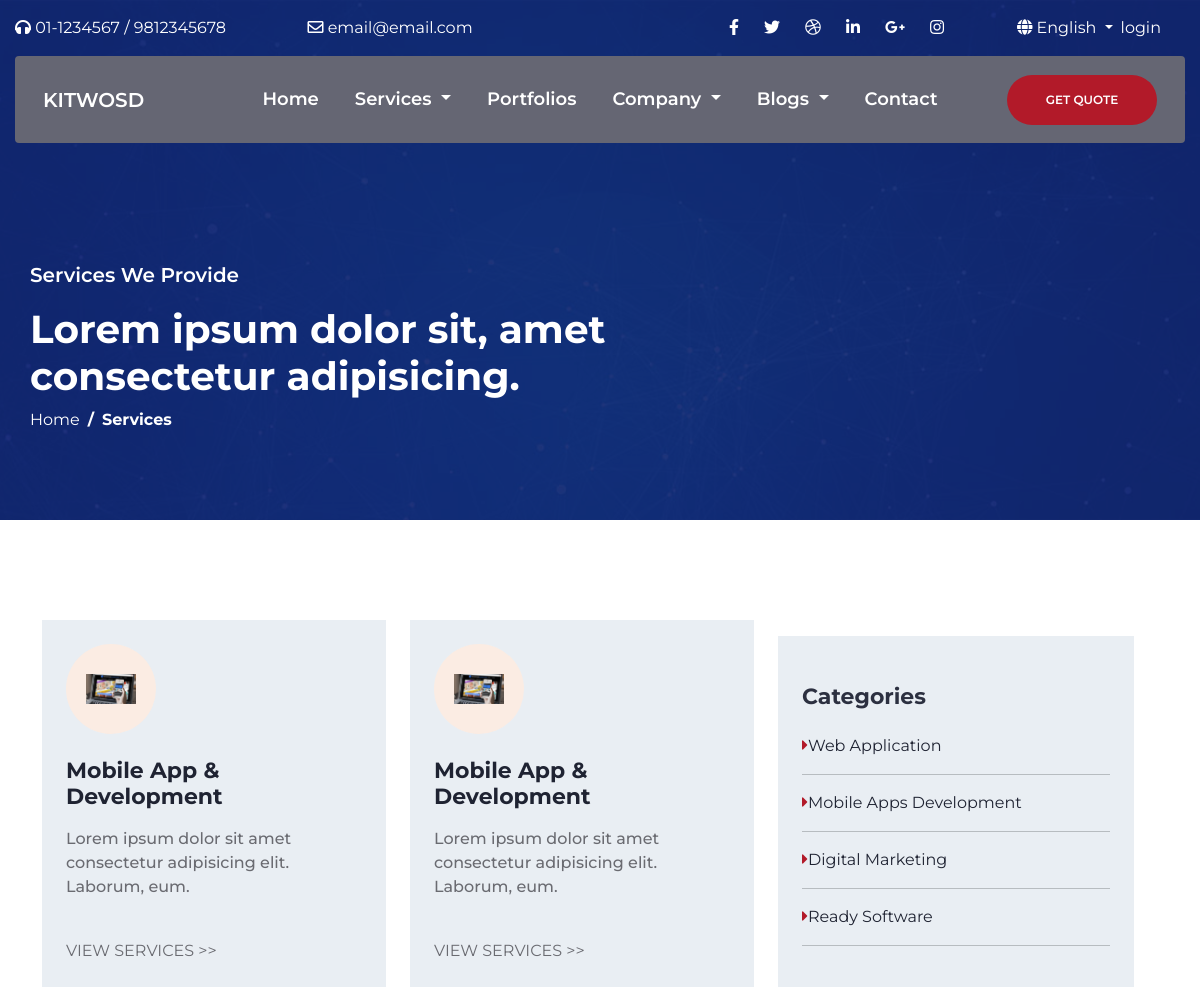
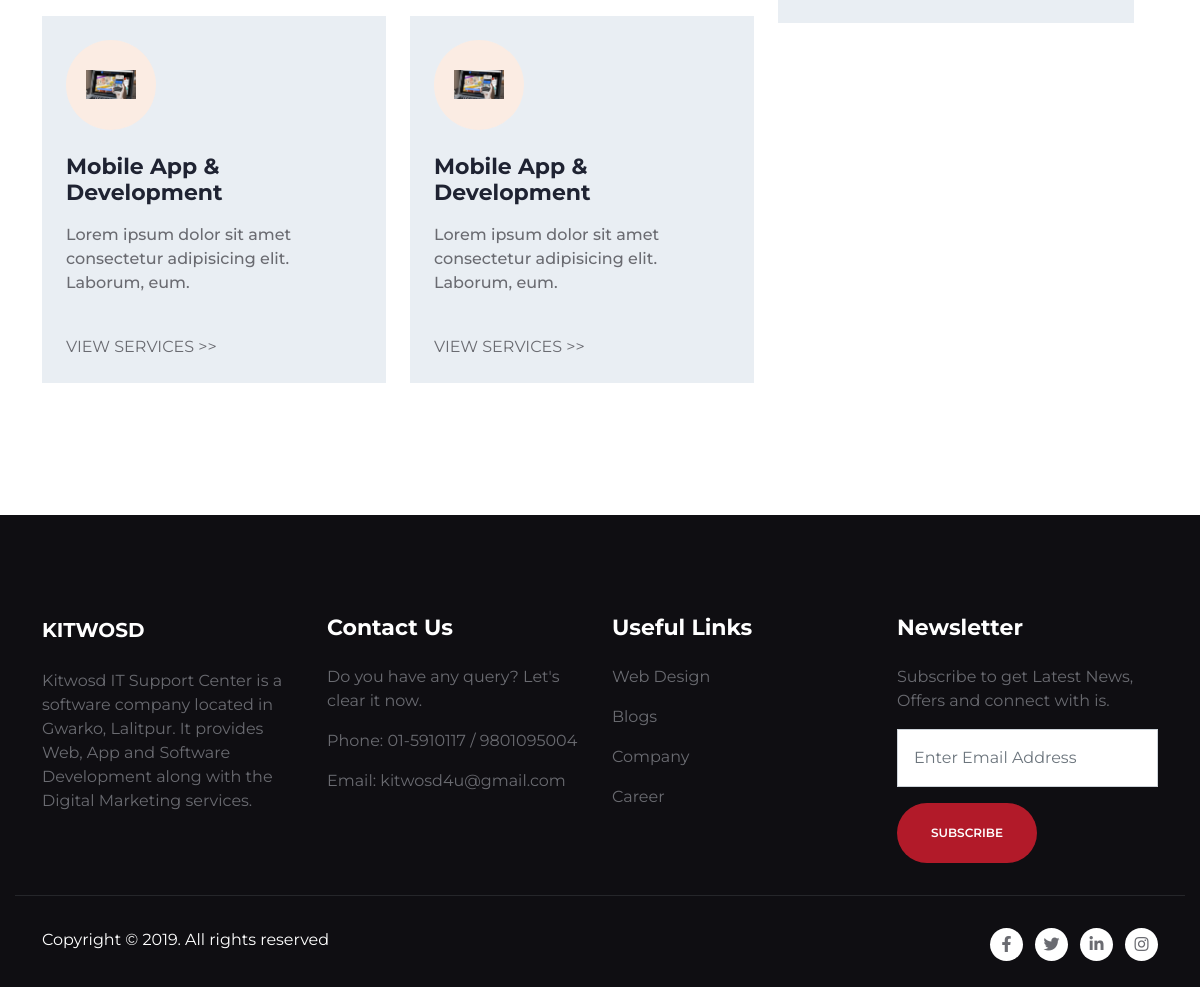
The app's page /service/ with its own data (2 pictures, top to bottom).
### app/models.py (models this page shows, shortened)
class Category(models.Model):
    name= models.CharField(max_length=100)
    created = models.DateTimeField(auto_now_add=True)
    category_slug = models.SlugField(max_length=50, blank=True)
    description = models.CharField(max_length=250, blank=True)
    image = models.ImageField(null=True, blank=True,upload_to='category/' ,default="default.jpg")
    def get_url(self):
        return reverse('project_by_category', args=[self.category_slug])

### app/views.py (the view)
# urls.py: path('service/', views.service, name='service'),
def service(request):
    return render(request, 'kitwosd/service.html')

### app/context_processors.py (called while the page is built)
def menu_links(request):
    links = Category.objects.all()
    return dict(links=links)

### templates/kitwosd/service.html (shortened to what this page needs)
{% extends 'base.html' %}
{% load static %}
{% block content %}
    <section class="hero_2">
        <div class="container">
            <div class="hero-content">
                <p class="custom-fs-20 custom-fw-600 mb-3">Services We Provide</p>
                <h1 class="custom-fs-39 custom-fw-700">Lorem ipsum dolor sit, amet consectetur adipisicing.</h1>
                <nav aria-label="breadcrumb">
                    <ol class="breadcrumb">
                        <li class="breadcrumb-item"><a href="{% url 'home' %}">Home</a></li>
                        <li class="breadcrumb-item">Services</li>
                    </ol>
                </nav>
            </div>
        </div>
    </section>
    <section class="our_services service_wrap">
        <div class="container">
            <div class="row">
                <div class="col-lg-8 row mb-3">
                {% for category in links %}
                    <div class="col-md-6 mb-3">
                        <div class="our_services_card p-4">
                            <div class="row">
                                <div class="col-12 mb-4">
                                    <div class="img-wrap">
                                        <img src="img/1597741240.jpg" class="img-fluid" alt="">
                                    </div>
                                </div>
                                <div class="col-12 mb-2">
                                    <h3 class="custom-text-black custom-fs-22 custom-fw-700">
                                        Mobile App &amp; Development
                                    </h3>
                                </div>
                                <div class="col-12 mb-4">
                                    <p class="custom-fs-16 custom-text-light custom-fw-500">
                                        Lorem ipsum dolor sit amet consectetur adipisicing elit. Laborum, eum.
                                    </p>
                                </div>
                                <div class="col-12">
                                    <a href="service-view.html" class="custom-fs-16 custom-text-light">
                                        VIEW SERVICES &gt;&gt;
                                    </a>
                                </div>
                            </div>
                        </div>
                    </div>
                {% endfor %}
                </div>
                <div class="col-lg-4">
                    <div class="custom-bg-light-gray px-4 py-5 my-3">
                        <h5 class="custom-fs-22 custom-text-dark custom-fw-700 mb-4">Categories</h5>
                        <ul class="ps-0">
                        {% for category in links %}
                            <li class="mb-2"><a href="{{category.get_url}}" class="custom-text-black ">
                                <i class="fas fa-caret-right custom-text-primary"></i>{{category.name}}</a>
                                <hr>
                            </li>
                        {% endfor %}
                        </ul>
                    </div>
                </div>
            </div>
        </div>
    </section>
{% endblock content%}

### core/static/css/main.css (style rules this page uses)
:root { --custom-font-: 'Montserrat', sans-serif; --custom-primary: #B21A29; --custom-secondary: #656673; --custom-black: #1f2332; --custom-dark: #2c3040; --custom-white: #fff; --custom-gray: #837F88; --custom-light:#6a6b71; --custom-light-gray:#e9eef3; --custom-fs-8: 8px; --custom-fs-9: 9px; --custom-fs-10: 10px; --custom-fs-11: 11px; --custom-fs-12: 12px; --custom-fs-13: 13px; --custom-fs-14: 14px; --custom-fs-15: 15px; --custom-fs-16: 16px; --custom-fs-17: 17px; --custom-fs-18: 18px; --custom-fs-19: 19px; --custom-fs-20: 20px; --custom-fs-21: 21px; --custom-fs-22: 22px; --custom-fs-23: 23px; --custom-fs-24: 24px; --custom-fs-25: 25px; --custom-fs-26: 26px; --custom-fs-27: 27px; --custom-fs-28: 28px; --custom-fs-29: 29px; --custom-fs-30: 30px; --custom-fs-31: 31px; --custom-fs-32: 32px; --custom-fs-33: 33px; --custom-fs-34: 34px; --custom-fs-35: 35px; --custom-fs-36: 36px; --custom-fs-37: 37px; --custom-fs-38: 38px; --custom-fs-39: 39px; --custom-fs-47: 47.78px; --custom-fs-57: 57.33px; --custom-fw-100: 100; --custom-fw-200: 200; --custom-fw-300: 300 !important; --custom-fw-400: 400; --custom-fw-500: 500; --custom-fw-600: 600; --custom-fw-700: 700; --custom-fw-800: 800; --custom-fw-900: 900; --custom-transition: all 300ms ease-in-out; --box-shadow: 0px 1px 24px 8px rgba(20, 20, 20, 0.08); }
.custom-fs-16 { font-size: var(--custom-fs-16); }
.custom-fs-20 { font-size: var(--custom-fs-20); }
.custom-fs-22 { font-size: var(--custom-fs-22); }
.custom-fs-39 { font-size: var(--custom-fs-39); }
.custom-fw-500 { font-weight: var(--custom-fw-500) !important; }
.custom-fw-600 { font-weight: var(--custom-fw-600) !important; }
.custom-fw-700 { font-weight: var(--custom-fw-700) !important; }
.custom-text-primary { color: var(--custom-primary) !important; }
.custom-text-black { color: var(--custom-black) !important; }
.custom-text-dark { color: var(--custom-dark) !important; }
.custom-text-light { color: var(--custom-light) !important; }
.custom-bg-light-gray { background-color: var(--custom-light-gray) !important; }
body { font-family: var(--custom-font-); }
section { padding: 100px 15px !important; }
ul { list-style: none; }
.hero_2 { height: 65vh; background: url(../img/hero-2-banner.jpg) no-repeat center center; background-size: cover; position: relative; }
.hero_2::after { content: ""; position: absolute; inset: 0; background-color: #13287e; opacity: 0.8; }
.hero_2 .container { position: relative; height: 100%; }
.hero_2 .hero-content { max-width: 800px; top: 50%; left: 0%; position: absolute; z-index: 100 !important; color: var(--custom-white); }
.hero_2 .hero-content .breadcrumb { font-size: var(--custom-fs-16); }
.hero_2 .hero-content .breadcrumb .breadcrumb-item a { color: white; }
.hero_2 .hero-content .breadcrumb .breadcrumb-item::before { color: white; }
.hero_2 .hero-content .breadcrumb .breadcrumb-item:not(:first-child) { font-weight: 700; }
.our_services { overflow-x: hidden; }
.our_services .img-wrap { max-width: 90px; height: 90px; background-color: #fbece3; display: -ms-grid; display: grid; place-items: center; border-radius: 50%; }
.our_services .img-wrap img { max-width: 50px; }
.our_services .our_services_card { background-color: var(--custom-white); -webkit-transition: var(--custom-transition); transition: var(--custom-transition); }
.service_wrap .our_services_card { background-color: var(--custom-light-gray); -webkit-transition: var(--custom-transition); transition: var(--custom-transition); }

### records on screen
Category: name "Web Application"
Category: name "Mobile Apps Development"
Category: name "Digital Marketing"
Category: name "Ready Software"
